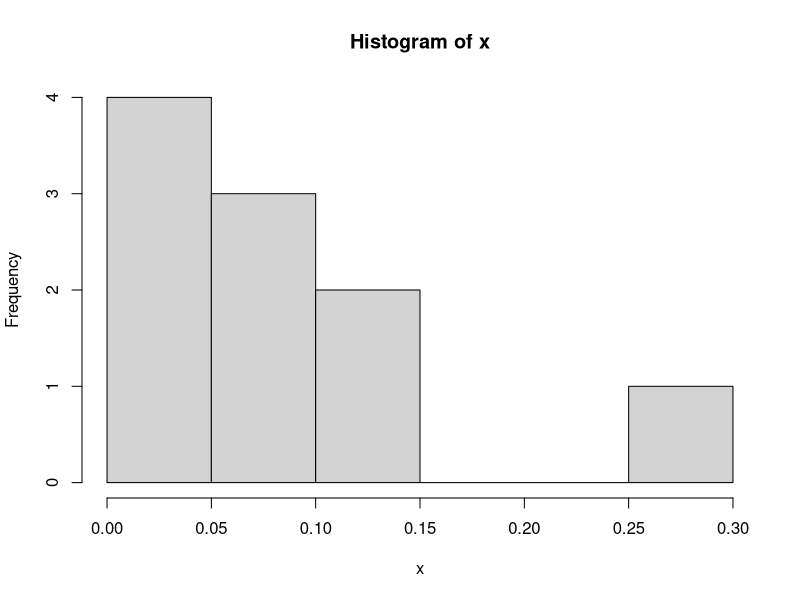
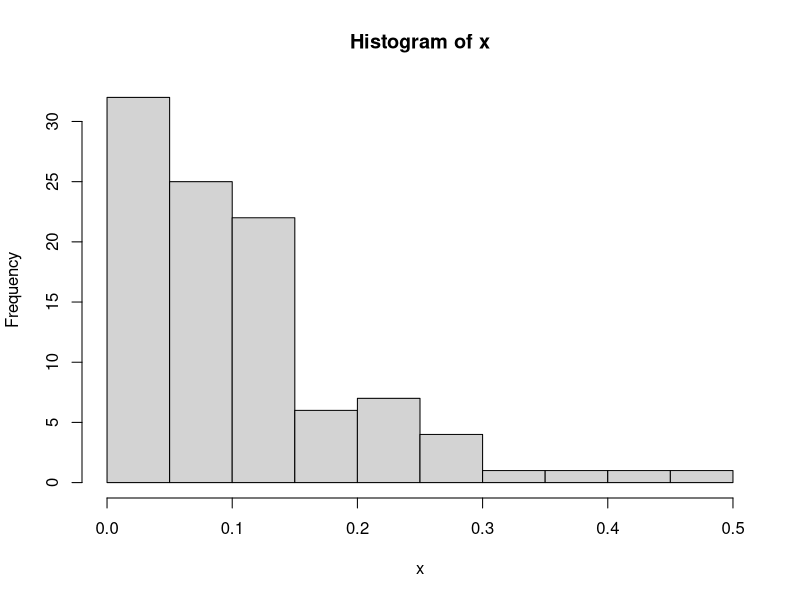
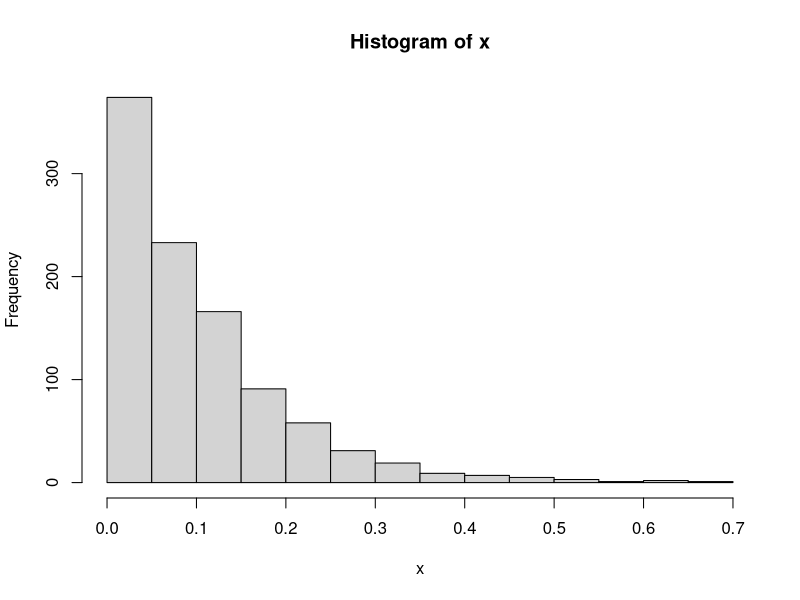
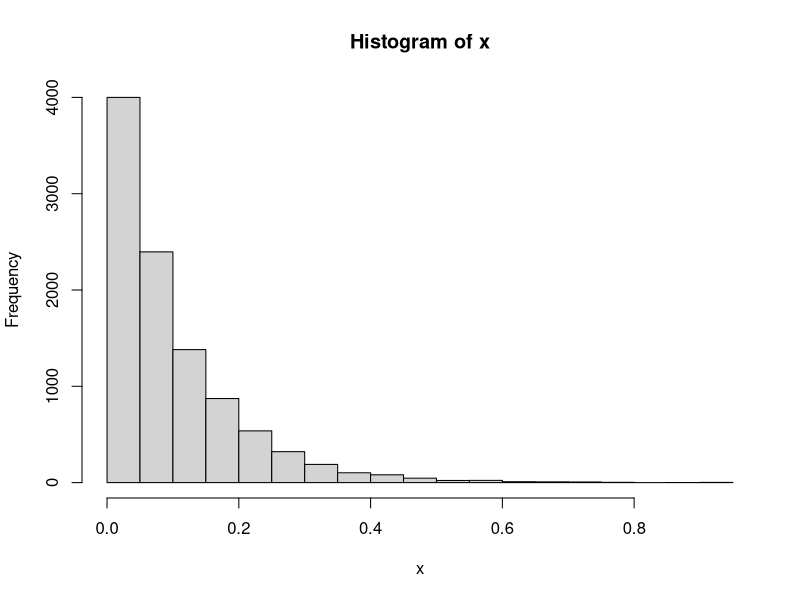

Recreate these plots in R, in order.
#5a
	# fungsi = 
#5b
set.seed(1)
x <- rexp(n = 10, rate = 10)
hist(x)

x <- rexp(n = 100, rate = 10)
hist(x)

x <- rexp(n = 1000, rate = 10)
hist(x)

x <- rexp(n = 10000, rate = 10)
hist(x)

#5c
  #mean adalah lambda = 3 dan variansi adalah lambda^2 = 9